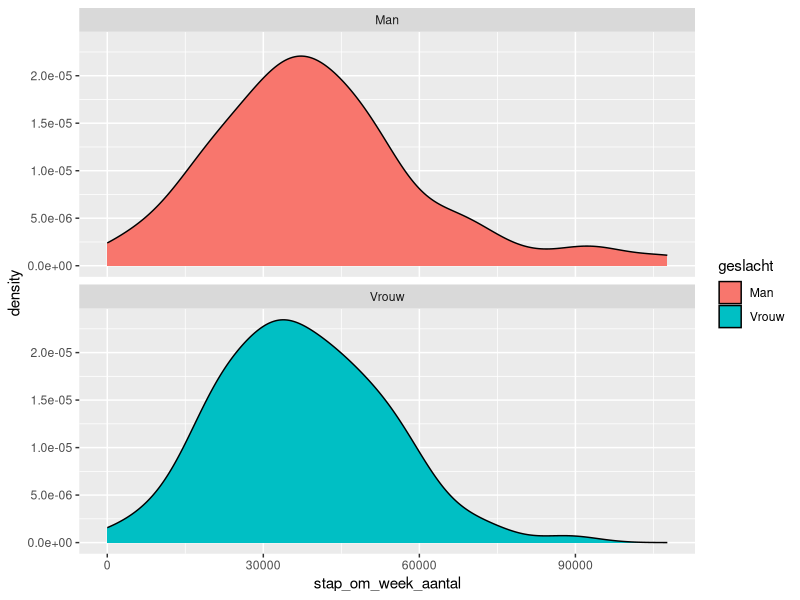
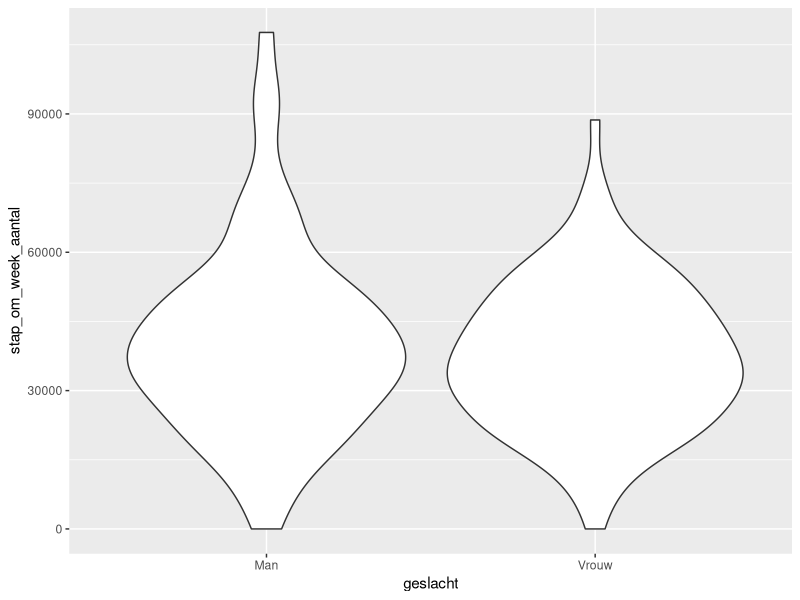
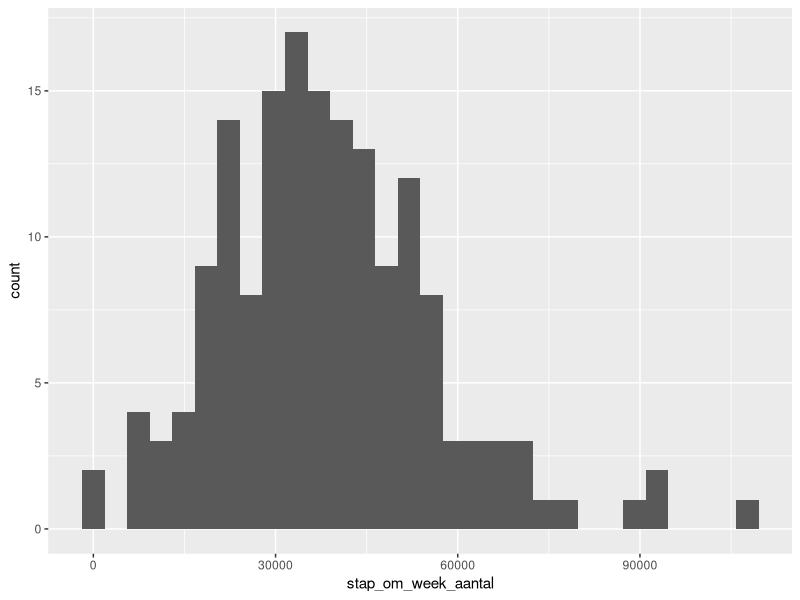
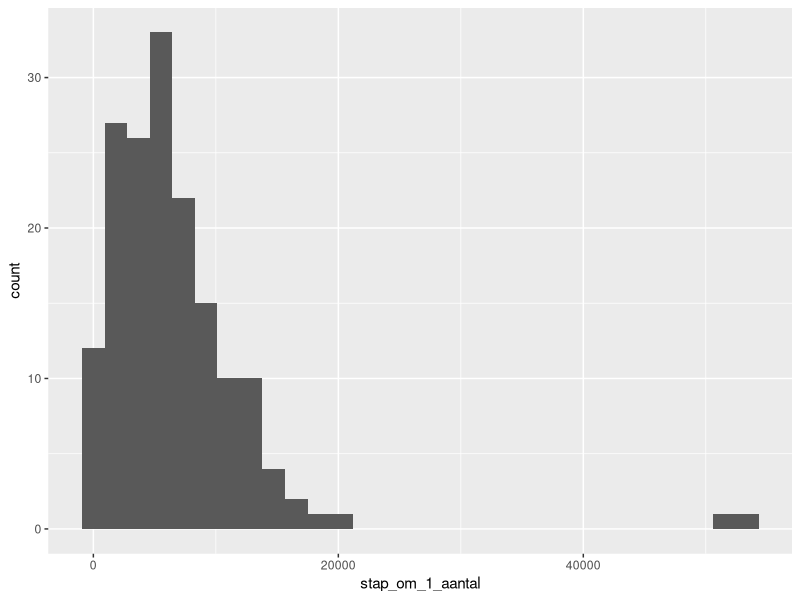
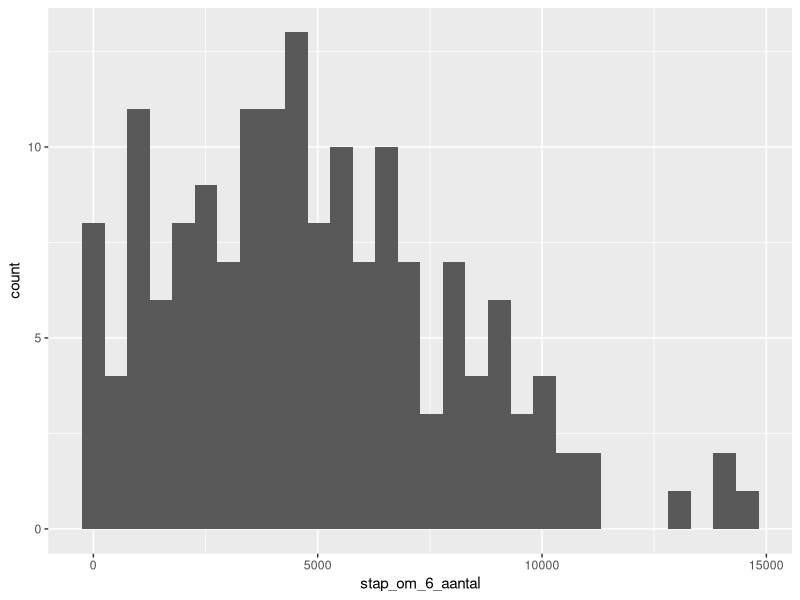
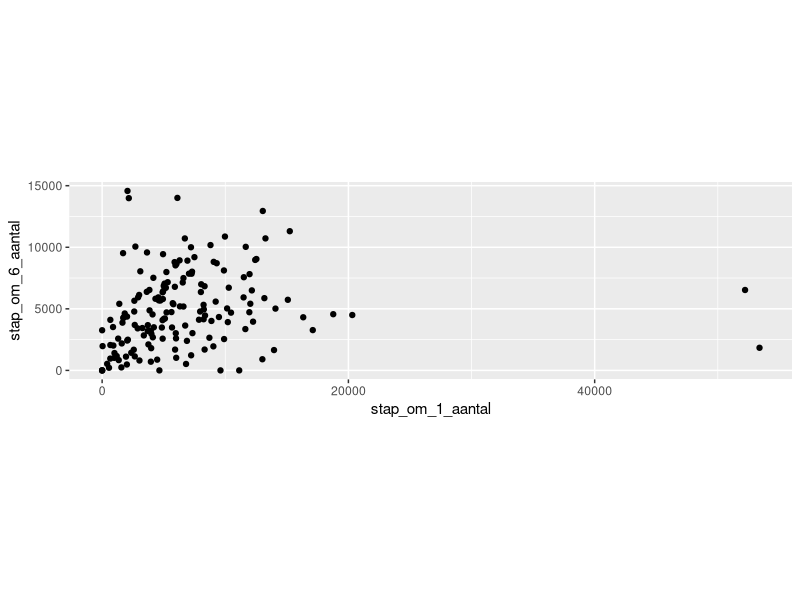
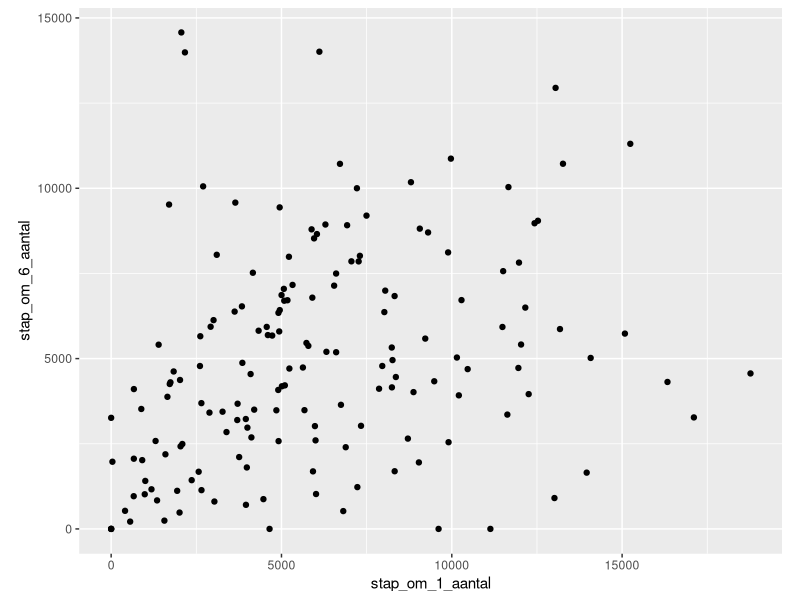

R code for these plots, in order:
# load packages
library(tidyverse)
library(here)

#load data 'Data_Combined
CleanData <- read_csv(here("data", "CleanData.csv" ))

# hyopthese toetsen
# Op basis van deel 1 van video 2 (tot 8.50 minuten)
# is het verschil tussen het gemiddelde aantal stappen per week van mannen en vrouwen significant?

# Eerst te beantwoorden: zijn de data normaal verdeeld (density plot)?
CleanData %>%
  na.omit() %>%
  ggplot(aes(x = stap_om_week_aantal, fill = geslacht))+
  geom_density() +
  facet_wrap(~geslacht, ncol= 1)

# voor vrouwen redelijk normaal verdeeld, voor mannen niet. > wilcoxon test
wilcox.test(stap_om_week_aantal ~ geslacht, data = CleanData, mu= 0)
# outcome: p = 0.5109

# ook een optie om evt uit te proberen
CleanData %>%
  na.omit() %>%
  ggplot(aes(x =geslacht, y = stap_om_week_aantal))+
  geom_violin()
  

# Op basis van deel 2 van video 2 (van 8.50 minuten tot
# Zetten KT studenten 10.000 stappen per dag dus 70.000 per week? 
# is de data normaal verdeeld?
CleanData %>%
  na.omit() %>%
  ggplot(aes(x = stap_om_week_aantal)) +
  geom_histogram()

wilcox.test(CleanData$stap_om_week_aantal, mu = 70000)

#en als het aantal stappen per dag maar 7000 zou zijn (49000 per week)?
wilcox.test(CleanData$stap_om_week_aantal, mu = 36000)


# is er een relatie tussen het aantal stappen op maandag en zaterdag?
# is de data normaal verdeeld (histogram)?

CleanData %>%
  na.omit() %>%
  ggplot(aes(x =  stap_om_1_aantal)) +
  geom_histogram()

CleanData %>%
  na.omit() %>%
  ggplot(aes(x =  stap_om_6_aantal)) +
  geom_histogram()

CleanData %>% 
  na.omit() %>%   
  ggplot(aes(x =  stap_om_1_aantal, y = stap_om_6_aantal)) +
  geom_point() + 
  coord_fixed(ratio = 1)

#filter er bij om uitschieters te verwijderen
CleanData %>% 
  filter(stap_om_1_aantal < 20000) %>% 
  na.omit() %>%   
  ggplot(aes(x =  stap_om_1_aantal, y = stap_om_6_aantal)) +
  geom_point() + 
  coord_fixed(ratio = 1)

# correlatie test met de data 
cor.test(CleanData$stap_om_1_aantal, CleanData$stap_om_6_aantal, method = 'pearson')

cor.test(CleanData$stap_om_1_aantal, CleanData$stap_om_6_aantal, method = 'spearman', exact=F)

# outcome: p = 0.5387

#Error: Cannot compute exact p-value with ties?
#Spearmn is a non-parametric, thus it is not possible to get CIs. There is a error message because R cannot compute exact p values (the test is based on ranks).
#We can get rid off the warning letting R know that approximate values are fine
cor.test(CleanData$stap_om_1_aantal, CleanData$stap_om_6_aantal, method = 'pearson', exact=F)


